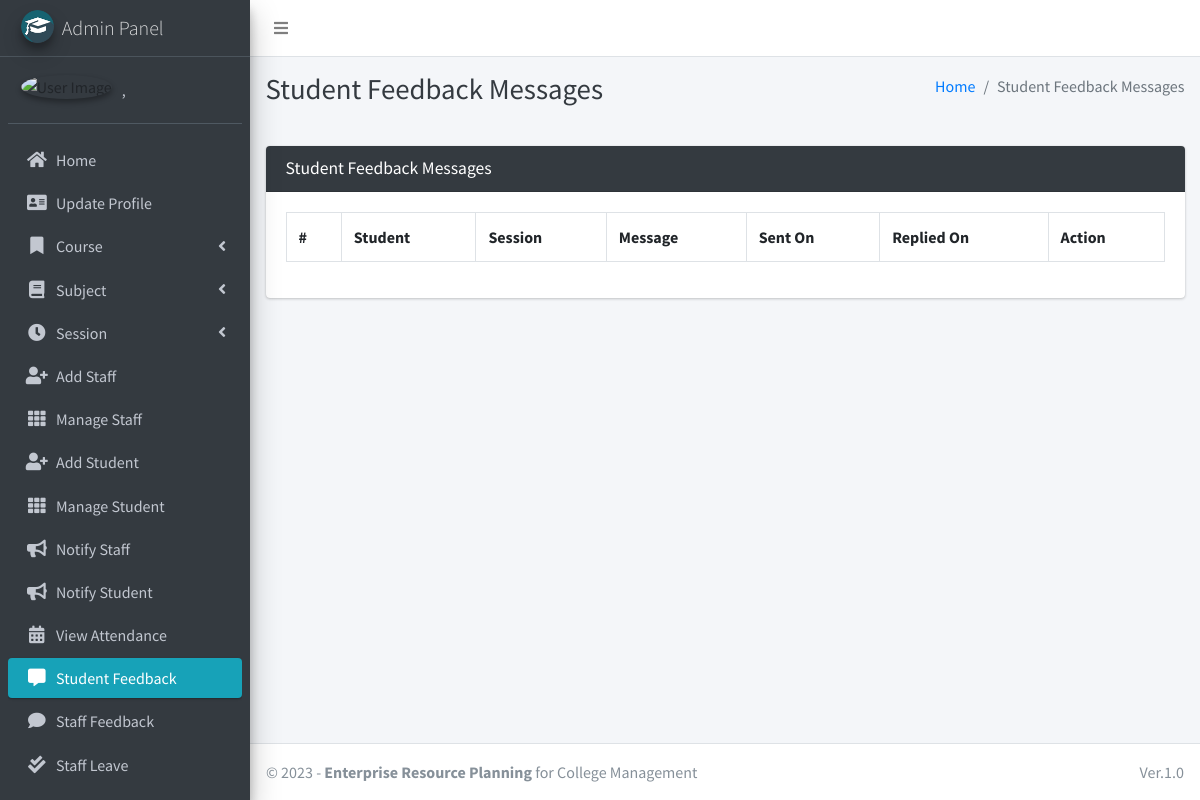
/student/view/feedback/ (signed in), run on an earlier commit of the app's database.
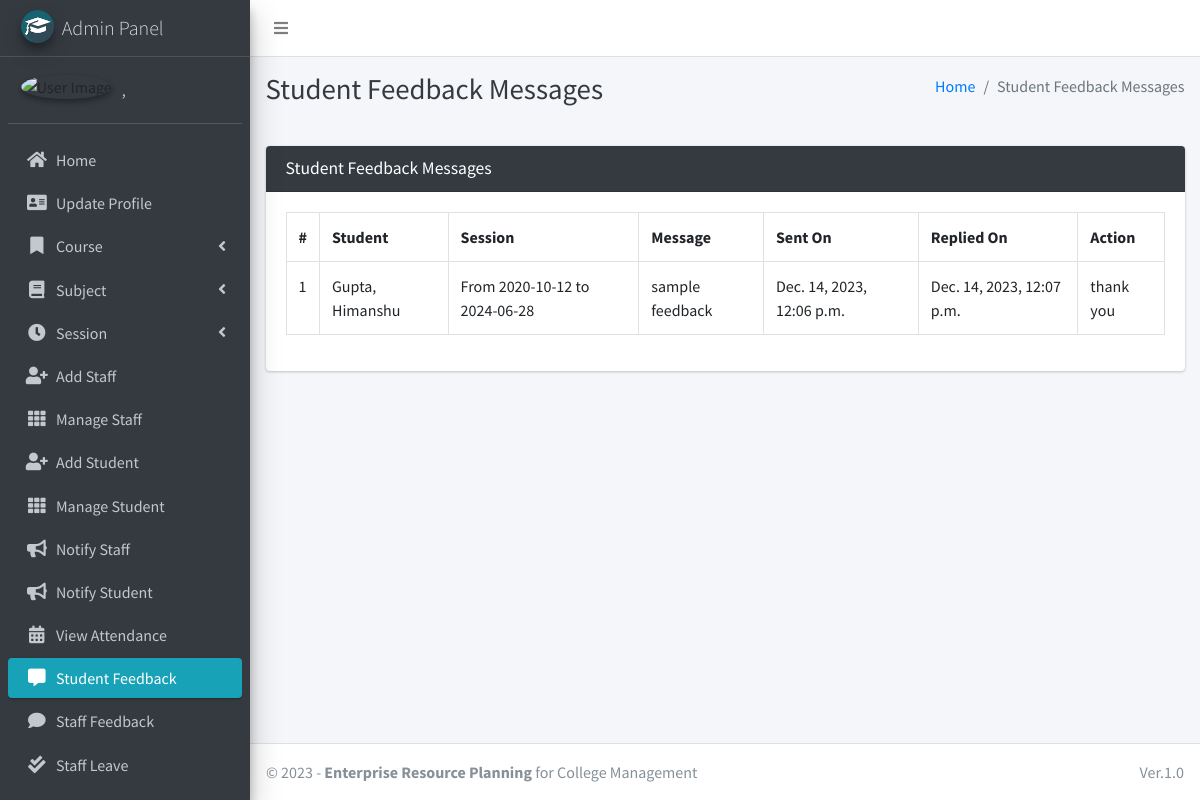
And on a later commit of the database.
### main_app/models.py (models this page shows)
class FeedbackStudent(models.Model):
    student = models.ForeignKey(Student, on_delete=models.CASCADE)
    feedback = models.TextField()
    reply = models.TextField()
    created_at = models.DateTimeField(auto_now_add=True)
    updated_at = models.DateTimeField(auto_now=True)

class Student(models.Model):
    admin = models.OneToOneField(CustomUser, on_delete=models.CASCADE)
    course = models.ForeignKey(Course, on_delete=models.DO_NOTHING, null=True, blank=False)
    session = models.ForeignKey(Session, on_delete=models.DO_NOTHING, null=True)
    def __str__(self):
        return self.admin.last_name + ", " + self.admin.first_name

class CustomUser(AbstractUser):
    USER_TYPE = ((1, "HOD"), (2, "Staff"), (3, "Student"))
    GENDER = [("M", "Male"), ("F", "Female")]
    username = None  # Removed username, using email instead
    email = models.EmailField(unique=True)
    user_type = models.CharField(default=1, choices=USER_TYPE, max_length=1)
    gender = models.CharField(max_length=1, choices=GENDER)
    profile_pic = models.ImageField()
    address = models.TextField()
    fcm_token = models.TextField(default="")  # For firebase notifications
    created_at = models.DateTimeField(auto_now_add=True)
    updated_at = models.DateTimeField(auto_now=True)
    USERNAME_FIELD = "email"
    REQUIRED_FIELDS = []
    objects = CustomUserManager()
    def __str__(self):
        return self.last_name + ", " + self.first_name

class Session(models.Model):
    start_year = models.DateField()
    end_year = models.DateField()
    def __str__(self):
        return "From " + str(self.start_year) + " to " + str(self.end_year)

### main_app/hod_views.py (the view, shortened to what this page needs)
# urls.py: path("student/view/feedback/", hod_views.student_feedback_message,
@csrf_exempt
def student_feedback_message(request):
    if request.method != 'POST':
        feedbacks = FeedbackStudent.objects.all()
        context = {
            'feedbacks': feedbacks,
            'page_title': 'Student Feedback Messages'
        }
        return render(request, 'hod_template/student_feedback_template.html', context)

### main_app/templates/hod_template/student_feedback_template.html (shortened to what this page needs)
{% extends 'main_app/base.html' %}
{% load static %}
{% block page_title %}{{page_title}}{% endblock page_title %}
{% block content %}
<section class="content">
    <div class="container-fluid">
        <div class="row">
            <div class="col-md-12">
                <div class="card card-dark">
                    <div class="card-header">
                        <h3 class="card-title">{{page_title}}</h3>
                    </div>
                    <div class="table card-body">
                        <table class="table table-bordered table-hover">
                            <tr>
                                <th>#</th>
                                <th>Student</th>
                                <th>Session</th>
                                <th>Message</th>
                                <th>Sent On</th>
                                <th>Replied On</th>
                                <th>Action</th>
                            </tr>
                            {% for feedback in  feedbacks %}
                              <tr>
                                  <td>{{forloop.counter}}</td>
                                  <td>{{feedback.student}}</td>
                                  <td>{{feedback.student.session}}</td>
                                  <td>{{feedback.feedback}}</td>
                                      {% if feedback.reply == "" %}
                                      <td>{{feedback.created_at}}</td>
                                      <td><span  class='badge badge-warning'>Pending Response</span></td>
                                           <td> <button data-toggle = "modal" data-target = "#reply_modal" value="{{feedback.id}}" class="btn btn-success reply_open_modal">Reply</button>
                                          {% else %}
                                          <td>{{feedback.created_at}}</td>
                                          <td>{{feedback.updated_at}}</td>
                                            <td>{{feedback.reply}}</td>
                                      {% endif %}
                              </tr>
                            {% endfor %}
                        </table>
                    </div>
                    </div>
            </div>
        </div>
    </div>
</section>
{% endblock content %}

What changed in the data, as far as the page shows it:
added FeedbackStudent: student "Gupta, Himanshu", student.session "From 2020-10-12 to 2024-06-28", feedback "sample feedback", created_at "Dec. 14, 2023, 12:06 p.m.", updated_at "Dec. 14, 2023, 12:07 p.m.", reply "thank you"
